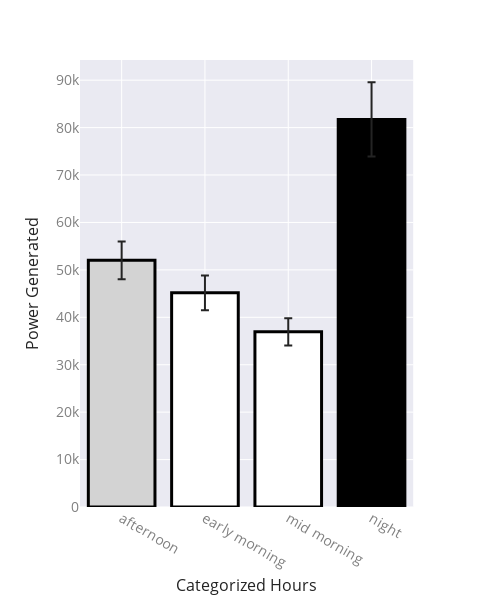

Notebook cell for this chart:
### Code cell
import plotly.express as plt
graph = plt.bar(describe, x = "Categorized Hours", y = "mean", error_x = "sem", error_y = "sem", template='seaborn', width=500, 
                labels = {"mean": "Power Generated", "Group":"Categorized Hours"})

graph.update_traces(marker_color=["#d3d3d3", "#FFF", "#FFF"])
graph.update_traces(marker= dict(line={"width":3,"color":"#000000"}))

graph.update_xaxes(title_font={"size":16}, tickfont = {"size":14, "color":"gray"})
graph.update_yaxes(title_font={"size":16}, tickfont = {"size":14, "color":"gray"})


graph.show()

### Figure 1 — Plotly figure (JSON) as saved in the notebook; plotly's stock layout.template omitted (floating-point values rounded to 4 significant figures)
{"data": [{"alignmentgroup": "True", "error_x": {"array": [3971.0, 3651.0, 2878.0, 7826.0]}, "error_y": {"array": [3971.0, 3651.0, 2878.0, 7826.0]}, "hoverlabel": {"namelength": 0}, "hovertemplate": "Categorized Hours=%{x}<br>Power Generated=%{y}", "legendgroup": "", "marker": {"color": ["#d3d3d3", "#FFF", "#FFF"], "line": {"color": "#000000", "width": 3}}, "name": "", "offsetgroup": "", "orientation": "v", "showlegend": false, "textposition": "auto", "type": "bar", "x": ["afternoon", "early morning", "mid morning", "night"], "xaxis": "x", "y": [52020.0, 45160.0, 36930.0, 81720.0], "yaxis": "y"}], "layout": {"barmode": "relative", "height": 600, "legend": {"tracegroupgap": 0}, "margin": {"t": 60}, "width": 500, "xaxis": {"anchor": "y", "domain": [0, 0.98], "tickfont": {"color": "gray", "size": 14}, "title": {"font": {"size": 16}, "text": "Categorized Hours"}}, "yaxis": {"anchor": "x", "domain": [0, 1], "tickfont": {"color": "gray", "size": 14}, "title": {"font": {"size": 16}, "text": "Power Generated"}}}}
